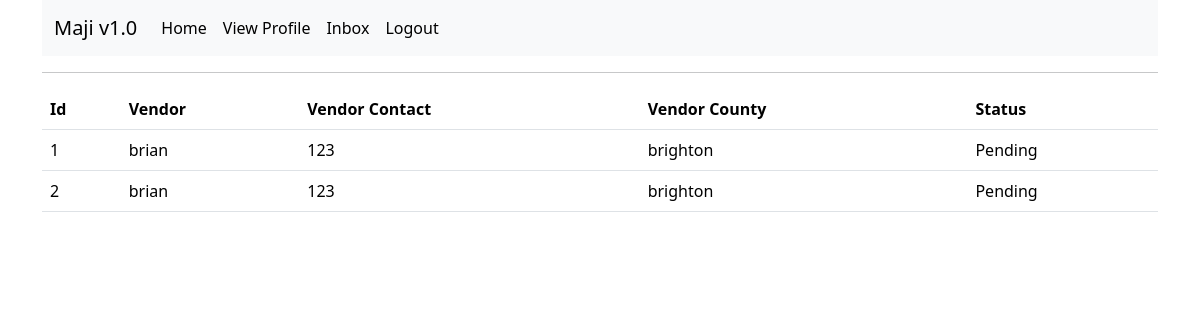
The app's page /me/orders (signed in) with its own data.
### app/models.py (models this page shows, shortened)
class Order(db.Model):
    id = db.Column(db.Integer, primary_key=True)
    checked = db.Column(db.Boolean, default=False)
    buyer_name = db.Column(db.String(50), db.ForeignKey("users.username"))
    seller_id = db.Column(db.Integer, db.ForeignKey("users.id"))

class Users(UserMixin, db.Model):
    id = db.Column(db.Integer, primary_key=True)
    username = db.Column(db.String(50), index=True)
    email = db.Column(db.String(120), index=True, unique=True)
    county = db.Column(db.String(30))
    phone_number = db.Column(db.String(13))
    password_hash = db.Column(db.String(128))
    type = db.Column(db.String(10))
    profile_pic = db.Column(db.String(40), nullable=False, default="default.jpg")
    orderee = db.relationship("Order", foreign_keys='Order.buyer_name', backref='purchaser', lazy="dynamic")
    ordered_to = db.relationship("Order", foreign_keys='Order.seller_id', cascade="all, delete-orphan", backref='seller', lazy="dynamic")
    sender = db.relationship("Message", foreign_keys='Message.sender_id', cascade="all, delete-orphan", backref='sender', lazy='dynamic')
    receiver = db.relationship("Message", foreign_keys='Message.receiver_id', cascade="all, delete-orphan", backref='receiver', lazy='dynamic')

### app/main/routes.py (the view)
@bp.route('/me/orders')
@login_required
def my_orders():
    orders = Order.query.filter_by(purchaser=current_user).all()
    return render_template('my_orders.html', orders=orders)

### app/models.py (called while the page is built)
@login.user_loader
def Load_user(id):
    return Users.query.get(int(id))

### app/templates/my_orders.html
{% extends 'base.html' %}
{% block content %}
<table class="table">
	<tr>
		<th scope="col">Id</th>
		<th scope="col">Vendor</th>
		<th scope="col">Vendor Contact</th>
		<th scope="col">Vendor County</th>
		<th scope="col">Status</th>
	</tr>
	{% for order in orders %}
	<tr>
		<td scope="row">{{ order.id }}</td>
		<td>{{ order.seller.username }}</td>
		<td>{{ order.seller.phone_number }}</td>
		<td>{{ order.seller.county }}</td>
		{% if order.checked %}
		<td>Completed</td>
		{% else %}
		<td>Pending</td>
		{% endif %}
	</tr>
	{% endfor %}
</table>
{% endblock %}

### records on screen
Order: id "1", seller.username "brian", seller.phone_number "123", seller.county "brighton", checked "Pending"
Order: id "2", seller.username "brian", seller.phone_number "123", seller.county "brighton", checked "Pending"
